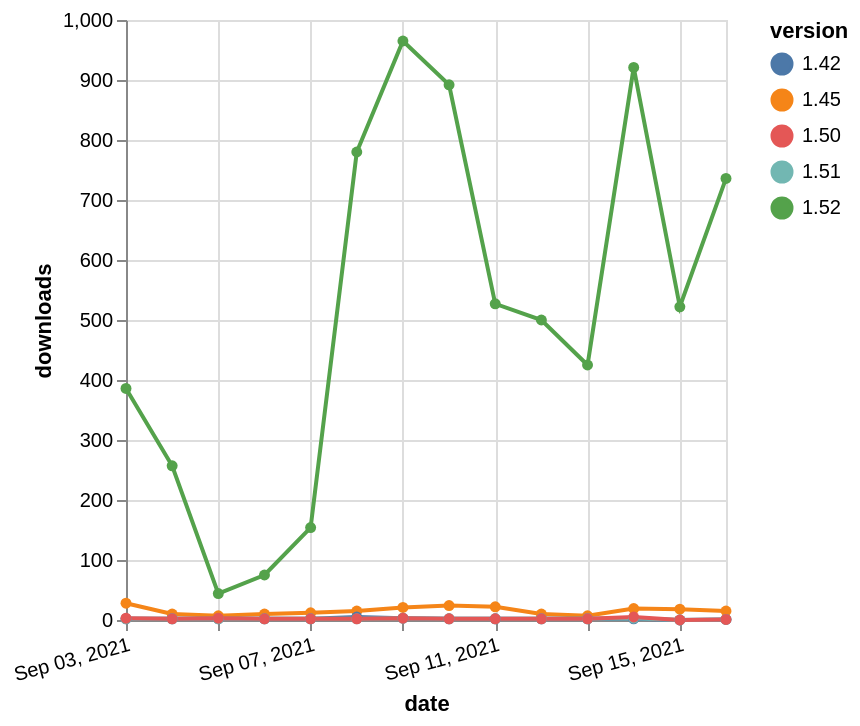

Write a Vega-Lite specification for this figure.
### Vega-Lite specification from a JSON file in a GitHub repository (floating-point values rounded to 4 significant figures)
{"$schema": "https://vega.github.io/schema/vega-lite/v5.json", "description": "A simple bar chart with embedded data.", "data": {"values": [{"date": "2021-09-03", "total": 115698, "delta": 28, "version": "1.45"}, {"date": "2021-09-04", "total": 115708, "delta": 10, "version": "1.45"}, {"date": "2021-09-05", "total": 115715, "delta": 7, "version": "1.45"}, {"date": "2021-09-06", "total": 115725, "delta": 10, "version": "1.45"}, {"date": "2021-09-07", "total": 115737, "delta": 12, "version": "1.45"}, {"date": "2021-09-08", "total": 115752, "delta": 15, "version": "1.45"}, {"date": "2021-09-09", "total": 115773, "delta": 21, "version": "1.45"}, {"date": "2021-09-10", "total": 115797, "delta": 24, "version": "1.45"}, {"date": "2021-09-11", "total": 115819, "delta": 22, "version": "1.45"}, {"date": "2021-09-12", "total": 115829, "delta": 10, "version": "1.45"}, {"date": "2021-09-13", "total": 115836, "delta": 7, "version": "1.45"}, {"date": "2021-09-14", "total": 115855, "delta": 19, "version": "1.45"}, {"date": "2021-09-15", "total": 115873, "delta": 18, "version": "1.45"}, {"date": "2021-09-16", "total": 115888, "delta": 15, "version": "1.45"}, {"date": "2021-09-03", "total": 5123, "delta": 2, "version": "1.42"}, {"date": "2021-09-04", "total": 5125, "delta": 2, "version": "1.42"}, {"date": "2021-09-05", "total": 5127, "delta": 2, "version": "1.42"}, {"date": "2021-09-06", "total": 5129, "delta": 2, "version": "1.42"}, {"date": "2021-09-07", "total": 5131, "delta": 2, "version": "1.42"}, {"date": "2021-09-08", "total": 5136, "delta": 5, "version": "1.42"}, {"date": "2021-09-09", "total": 5139, "delta": 3, "version": "1.42"}, {"date": "2021-09-10", "total": 5141, "delta": 2, "version": "1.42"}, {"date": "2021-09-11", "total": 5143, "delta": 2, "version": "1.42"}, {"date": "2021-09-12", "total": 5145, "delta": 2, "version": "1.42"}, {"date": "2021-09-13", "total": 5147, "delta": 2, "version": "1.42"}, {"date": "2021-09-14", "total": 5149, "delta": 2, "version": "1.42"}, {"date": "2021-09-15", "total": 5149, "delta": 0, "version": "1.42"}, {"date": "2021-09-16", "total": 5150, "delta": 1, "version": "1.42"}, {"date": "2021-09-03", "total": 2900, "delta": 2, "version": "1.51"}, {"date": "2021-09-04", "total": 2902, "delta": 2, "version": "1.51"}, {"date": "2021-09-05", "total": 2904, "delta": 2, "version": "1.51"}, {"date": "2021-09-06", "total": 2906, "delta": 2, "version": "1.51"}, {"date": "2021-09-07", "total": 2908, "delta": 2, "version": "1.51"}, {"date": "2021-09-08", "total": 2910, "delta": 2, "version": "1.51"}, {"date": "2021-09-09", "total": 2913, "delta": 3, "version": "1.51"}, {"date": "2021-09-10", "total": 2915, "delta": 2, "version": "1.51"}, {"date": "2021-09-11", "total": 2917, "delta": 2, "version": "1.51"}, {"date": "2021-09-12", "total": 2919, "delta": 2, "version": "1.51"}, {"date": "2021-09-13", "total": 2921, "delta": 2, "version": "1.51"}, {"date": "2021-09-14", "total": 2924, "delta": 3, "version": "1.51"}, {"date": "2021-09-15", "total": 2924, "delta": 0, "version": "1.51"}, {"date": "2021-09-16", "total": 2925, "delta": 1, "version": "1.51"}, {"date": "2021-09-03", "total": 17626, "delta": 3, "version": "1.50"}, {"date": "2021-09-04", "total": 17628, "delta": 2, "version": "1.50"}, {"date": "2021-09-05", "total": 17631, "delta": 3, "version": "1.50"}, {"date": "2021-09-06", "total": 17633, "delta": 2, "version": "1.50"}, {"date": "2021-09-07", "total": 17635, "delta": 2, "version": "1.50"}, {"date": "2021-09-08", "total": 17637, "delta": 2, "version": "1.50"}, {"date": "2021-09-09", "total": 17640, "delta": 3, "version": "1.50"}, {"date": "2021-09-10", "total": 17642, "delta": 2, "version": "1.50"}, {"date": "2021-09-11", "total": 17644, "delta": 2, "version": "1.50"}, {"date": "2021-09-12", "total": 17646, "delta": 2, "version": "1.50"}, {"date": "2021-09-13", "total": 17648, "delta": 2, "version": "1.50"}, {"date": "2021-09-14", "total": 17653, "delta": 5, "version": "1.50"}, {"date": "2021-09-15", "total": 17653, "delta": 0, "version": "1.50"}, {"date": "2021-09-16", "total": 17654, "delta": 1, "version": "1.50"}, {"date": "2021-09-03", "total": 128506, "delta": 386, "version": "1.52"}, {"date": "2021-09-04", "total": 128763, "delta": 257, "version": "1.52"}, {"date": "2021-09-05", "total": 128807, "delta": 44, "version": "1.52"}, {"date": "2021-09-06", "total": 128882, "delta": 75, "version": "1.52"}, {"date": "2021-09-07", "total": 129036, "delta": 154, "version": "1.52"}, {"date": "2021-09-08", "total": 129816, "delta": 780, "version": "1.52"}, {"date": "2021-09-09", "total": 130781, "delta": 965, "version": "1.52"}, {"date": "2021-09-10", "total": 131673, "delta": 892, "version": "1.52"}, {"date": "2021-09-11", "total": 132200, "delta": 527, "version": "1.52"}, {"date": "2021-09-12", "total": 132700, "delta": 500, "version": "1.52"}, {"date": "2021-09-13", "total": 133125, "delta": 425, "version": "1.52"}, {"date": "2021-09-14", "total": 134046, "delta": 921, "version": "1.52"}, {"date": "2021-09-15", "total": 134568, "delta": 522, "version": "1.52"}, {"date": "2021-09-16", "total": 135304, "delta": 736, "version": "1.52"}]}, "width": "container", "mark": {"type": "line", "point": {"filled": true}}, "encoding": {"x": {"field": "date", "type": "temporal", "timeUnit": "yearmonthdate", "title": "date", "axis": {"labelAngle": -15}}, "y": {"field": "delta", "type": "quantitative", "title": "downloads"}, "color": {"field": "version", "type": "nominal"}, "tooltip": {"field": "delta"}}}
